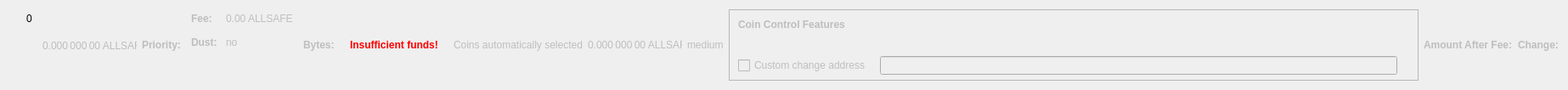
    <widget class="QWidget" name="dummyHideWidget" native="true">
     <property name="maximumSize">
      <size>
       <width>100</width>
       <height>22</height>
      </size>
     </property>
     <layout class="QHBoxLayout" name="dummyHideLayout">
      <item>
       <layout class="QFormLayout" name="formLayoutCoinControl1">
        <property name="horizontalSpacing">
         <number>10</number>
        </property>
        <property name="verticalSpacing">
         <number>14</number>
        </property>
        <property name="leftMargin">
         <number>10</number>
        </property>
        <property name="topMargin">
         <number>4</number>
        </property>
        <property name="rightMargin">
         <number>6</number>
        </property>
        <item row="0" column="1">
         <widget class="QLabel" name="labelCoinControlBytes">
          <property name="cursor">
           <cursorShape>IBeamCursor</cursorShape>
          </property>
          <property name="contextMenuPolicy">
           <enum>Qt::ActionsContextMenu</enum>
          </property>
          <property name="text">
           <string notr="true">0</string>
          </property>
          <property name="textInteractionFlags">
           <set>Qt::LinksAccessibleByMouse|Qt::TextSelectableByKeyboard|Qt::TextSelectableByMouse</set>
          </property>
         </widget>
        </item>
       </layout>
      </item>
      <item>
       <widget class="QLabel" name="labelCoinControlAfterFee">
        <property name="enabled">
         <bool>false</bool>
        </property>
        <property name="sizePolicy">
         <sizepolicy hsizetype="Fixed" vsizetype="Fixed">
          <horstretch>0</horstretch>
          <verstretch>0</verstretch>
         </sizepolicy>
        </property>
        <property name="minimumSize">
         <size>
          <width>111</width>
          <height>12</height>
         </size>
        </property>
        <property name="maximumSize">
         <size>
          <width>111</width>
          <height>12</height>
         </size>
        </property>
        <property name="cursor">
         <cursorShape>IBeamCursor</cursorShape>
        </property>
        <property name="contextMenuPolicy">
         <enum>Qt::ActionsContextMenu</enum>
        </property>
        <property name="text">
         <string notr="true">0.000 000 00 ALLSAFE</string>
        </property>
        <property name="textInteractionFlags">
         <set>Qt::LinksAccessibleByMouse|Qt::TextSelectableByKeyboard|Qt::TextSelectableByMouse</set>
        </property>
       </widget>
      </item>
      <item>
       <widget class="QLabel" name="labelCoinControlPriorityText">
        <property name="enabled">
         <bool>false</bool>
        </property>
        <property name="font">
         <font>
          <weight>75</weight>
          <bold>true</bold>
         </font>
        </property>
        <property name="text">
         <string>Priority:</string>
        </property>
       </widget>
      </item>
      <item>
       <layout class="QHBoxLayout" name="horizontalLayout"/>
      </item>
      <item>
       <layout class="QFormLayout" name="formLayoutCoinControl3">
        <property name="horizontalSpacing">
         <number>10</number>
        </property>
        <property name="verticalSpacing">
         <number>14</number>
        </property>
        <property name="leftMargin">
         <number>6</number>
        </property>
        <property name="topMargin">
         <number>4</number>
        </property>
        <property name="rightMargin">
         <number>6</number>
        </property>
        <item row="0" column="0">
         <widget class="QLabel" name="labelCoinControlFeeText">
          <property name="enabled">
           <bool>false</bool>
          </property>
          <property name="font">
           <font>
            <weight>75</weight>
            <bold>true</bold>
           </font>
          </property>
          <property name="text">
           <string>Fee:</string>
          </property>
          <property name="margin">
           <number>0</number>
          </property>
         </widget>
        </item>
        <item row="0" column="1">
         <widget class="QLabel" name="labelCoinControlFee">
          <property name="enabled">
           <bool>false</bool>
          </property>
          <property name="cursor">
           <cursorShape>IBeamCursor</cursorShape>
          </property>
          <property name="contextMenuPolicy">
           <enum>Qt::ActionsContextMenu</enum>
          </property>
          <property name="text">
           <string notr="true">0.00 ALLSAFE</string>
          </property>
          <property name="textInteractionFlags">
           <set>Qt::LinksAccessibleByMouse|Qt::TextSelectableByKeyboard|Qt::TextSelectableByMouse</set>
          </property>
         </widget>
        </item>
        <item row="1" column="0">
         <widget class="QLabel" name="labelCoinControlLowOutputText">
          <property name="enabled">
           <bool>false</bool>
          </property>
          <property name="font">
           <font>
            <weight>75</weight>
            <bold>true</bold>
           </font>
          </property>
          <property name="text">
           <string>Dust:</string>
          </property>
         </widget>
        </item>
        <item row="1" column="1">
         <widget class="QLabel" name="labelCoinControlLowOutput">
          <property name="enabled">
           <bool>false</bool>
          </property>
          <property name="cursor">
           <cursorShape>IBeamCursor</cursorShape>
          </property>
          <property name="contextMenuPolicy">
           <enum>Qt::ActionsContextMenu</enum>
          </property>
          <property name="text">
           <string>no</string>
          </property>
          <property name="textInteractionFlags">
           <set>Qt::LinksAccessibleByMouse|Qt::TextSelectableByKeyboard|Qt::TextSelectableByMouse</set>
          </property>
         </widget>
        </item>
       </layout>
      </item>
      <item>
       <widget class="QLabel" name="labelCoinControlBytesText">
        <property name="enabled">
         <bool>false</bool>
        </property>
        <property name="font">
         <font>
          <weight>75</weight>
          <bold>true</bold>
         </font>
        </property>
        <property name="text">
         <string>Bytes:</string>
        </property>
       </widget>
      </item>
      <item>
       <layout class="QFormLayout" name="formLayoutCoinControl2">
        <property name="horizontalSpacing">
         <number>10</number>
        </property>
        <property name="verticalSpacing">
         <number>14</number>
        </property>
        <property name="leftMargin">
         <number>6</number>
        </property>
        <property name="topMargin">
         <number>4</number>
        </property>
        <property name="rightMargin">
         <number>6</number>
        </property>
       </layout>
      </item>
      <item>
       <layout class="QHBoxLayout" name="horizontalLayoutCoinControl2">
        <property name="spacing">
         <number>8</number>
        </property>
        <property name="bottomMargin">
         <number>10</number>
        </property>
       </layout>
      </item>
      <item>
       <widget class="QLabel" name="labelCoinControlInsuffFunds">
        <property name="enabled">
         <bool>false</bool>
        </property>
        <property name="minimumSize">
         <size>
          <width>0</width>
          <height>0</height>
         </size>
        </property>
        <property name="font">
         <font>
          <weight>75</weight>
          <bold>true</bold>
         </font>
        </property>
        <property name="styleSheet">
         <string notr="true">color:red;font-weight:bold;</string>
        </property>
        <property name="text">
         <string>Insufficient funds!</string>
        </property>
        <property name="margin">
         <number>5</number>
        </property>
       </widget>
      </item>
      <item>
       <layout class="QFormLayout" name="formLayoutCoinControl4">
        <property name="horizontalSpacing">
         <number>10</number>
        </property>
        <property name="verticalSpacing">
         <number>14</number>
        </property>
        <property name="leftMargin">
         <number>6</number>
        </property>
        <property name="topMargin">
         <number>4</number>
        </property>
        <property name="rightMargin">
         <number>6</number>
        </property>
       </layout>
      </item>
      <item>
       <widget class="QLabel" name="labelCoinControlAutomaticallySelected">
        <property name="enabled">
         <bool>false</bool>
        </property>
        <property name="sizePolicy">
         <sizepolicy hsizetype="Fixed" vsizetype="Fixed">
          <horstretch>0</horstretch>
          <verstretch>0</verstretch>
         </sizepolicy>
        </property>
        <property name="minimumSize">
         <size>
          <width>0</width>
          <height>0</height>
         </size>
        </property>
        <property name="maximumSize">
         <size>
          <width>240</width>
          <height>16777215</height>
         </size>
        </property>
        <property name="text">
         <string>Coins automatically selected</string>
        </property>
        <property name="margin">
         <number>5</number>
        </property>
       </widget>
      </item>
      <item>
       <widget class="QLabel" name="labelCoinControlChange">
        <property name="enabled">
         <bool>false</bool>
        </property>
        <property name="sizePolicy">
         <sizepolicy hsizetype="Fixed" vsizetype="Fixed">
          <horstretch>0</horstretch>
          <verstretch>0</verstretch>
         </sizepolicy>
        </property>
        <property name="minimumSize">
         <size>
          <width>111</width>
          <height>0</height>
         </size>
        </property>
        <property name="maximumSize">
         <size>
          <width>111</width>
          <height>16777215</height>
         </size>
        </property>
        <property name="cursor">
         <cursorShape>IBeamCursor</cursorShape>
        </property>
        <property name="contextMenuPolicy">
         <enum>Qt::ActionsContextMenu</enum>
        </property>
        <property name="text">
         <string notr="true">0.000 000 00 ALLSAFE</string>
        </property>
        <property name="textInteractionFlags">
         <set>Qt::LinksAccessibleByMouse|Qt::TextSelectableByKeyboard|Qt::TextSelectableByMouse</set>
        </property>
       </widget>
      </item>
      <item>
       <widget class="QLabel" name="labelCoinControlPriority">
        <property name="enabled">
         <bool>false</bool>
        </property>
        <property name="cursor">
         <cursorShape>IBeamCursor</cursorShape>
        </property>
        <property name="contextMenuPolicy">
         <enum>Qt::ActionsContextMenu</enum>
        </property>
        <property name="text">
         <string>medium</string>
        </property>
        <property name="textInteractionFlags">
         <set>Qt::LinksAccessibleByMouse|Qt::TextSelectableByKeyboard|Qt::TextSelectableByMouse</set>
        </property>
       </widget>
      </item>
      <item>
       <widget class="QFrame" name="frameCoinControl">
        <property name="sizePolicy">
         <sizepolicy hsizetype="Expanding" vsizetype="Expanding">
          <horstretch>0</horstretch>
          <verstretch>0</verstretch>
         </sizepolicy>
        </property>
        <property name="maximumSize">
         <size>
          <width>16777215</width>
          <height>16777215</height>
         </size>
        </property>
        <property name="frameShape">
         <enum>QFrame::StyledPanel</enum>
        </property>
        <property name="frameShadow">
         <enum>QFrame::Sunken</enum>
        </property>
        <layout class="QVBoxLayout" name="verticalLayoutCoinControl2_2">
         <property name="spacing">
          <number>0</number>
         </property>
         <property name="leftMargin">
          <number>0</number>
         </property>
         <property name="topMargin">
          <number>0</number>
         </property>
         <property name="rightMargin">
          <number>0</number>
         </property>
         <property name="bottomMargin">
          <number>6</number>
         </property>
         <item>
          <layout class="QVBoxLayout" name="verticalLayoutCoinControl" stretch="0,0,0,1">
           <property name="spacing">
            <number>0</number>
           </property>
           <property name="leftMargin">
            <number>10</number>
           </property>
           <property name="topMargin">
            <number>10</number>
           </property>
           <item>
            <layout class="QHBoxLayout" name="horizontalLayoutCoinControl1">
             <property name="bottomMargin">
              <number>15</number>
             </property>
             <item>
              <widget class="QLabel" name="labelCoinControlFeatures">
               <property name="enabled">
                <bool>false</bool>
               </property>
               <property name="sizePolicy">
                <sizepolicy hsizetype="Preferred" vsizetype="Maximum">
                 <horstretch>0</horstretch>
                 <verstretch>0</verstretch>
                </sizepolicy>
               </property>
               <property name="font">
                <font>
                 <weight>75</weight>
                 <bold>true</bold>
                </font>
               </property>
               <property name="styleSheet">
                <string notr="true">font-weight:bold;</string>
               </property>
               <property name="text">
                <string>Coin Control Features</string>
               </property>
              </widget>
             </item>
            </layout>
           </item>
           <item>
            <widget class="QWidget" name="widgetCoinControl" native="true">
             <property name="sizePolicy">
              <sizepolicy hsizetype="Preferred" vsizetype="Preferred">
               <horstretch>0</horstretch>
               <verstretch>0</verstretch>
              </sizepolicy>
             </property>
             <property name="minimumSize">
              <size>
               <width>0</width>
               <height>0</height>
              </size>
             </property>
             <property name="styleSheet">
              <string notr="true"/>
             </property>
             <layout class="QHBoxLayout" name="horizontalLayoutCoinControl5_2">
              <property name="leftMargin">
               <number>0</number>
              </property>
              <property name="topMargin">
               <number>0</number>
              </property>
              <property name="rightMargin">
               <number>0</number>
              </property>
              <property name="bottomMargin">
               <number>0</number>
              </property>
              <item>
               <layout class="QHBoxLayout" name="horizontalLayoutCoinControl3">
                <property name="spacing">
                 <number>20</number>
                </property>
                <property name="topMargin">
                 <number>0</number>
                </property>
                <property name="bottomMargin">
                 <number>10</number>
                </property>
               </layout>
              </item>
             </layout>
            </widget>
           </item>
           <item>
            <layout class="QHBoxLayout" name="horizontalLayoutCoinControl4" stretch="0,0,0">
             <property name="spacing">
              <number>12</number>
             </property>
             <property name="sizeConstraint">
              <enum>QLayout::SetDefaultConstraint</enum>
             </property>
             <property name="topMargin">
              <number>5</number>
             </property>
             <property name="rightMargin">
              <number>5</number>
             </property>
             <item>
              <widget class="QCheckBox" name="checkBoxCoinControlChange">
               <property name="enabled">
                <bool>false</bool>
               </property>
               <property name="toolTip">
                <string>If this is activated, but the change address is empty or invalid, change will be sent to a newly generated address.</string>
               </property>
               <property name="text">
                <string>Custom change address</string>
               </property>
              </widget>
             </item>
             <item>
              <widget class="QValidatedLineEdit" name="lineEditCoinControlChange">
               <property name="enabled">
                <bool>false</bool>
               </property>
               <property name="sizePolicy">
                <sizepolicy hsizetype="Expanding" vsizetype="Fixed">
                 <horstretch>0</horstretch>
                 <verstretch>0</verstretch>
                </sizepolicy>
               </property>
              </widget>
             </item>
             <item>
              <widget class="QLabel" name="labelCoinControlChangeLabel_2">
               <property name="sizePolicy">
                <sizepolicy hsizetype="Preferred" vsizetype="Expanding">
                 <horstretch>0</horstretch>
                 <verstretch>0</verstretch>
                </sizepolicy>
               </property>
               <property name="minimumSize">
                <size>
                 <width>0</width>
                 <height>0</height>
                </size>
               </property>
               <property name="text">
                <string/>
               </property>
               <property name="margin">
                <number>3</number>
               </property>
              </widget>
             </item>
            </layout>
           </item>
           <item>
            <spacer name="verticalSpacerCoinControl">
             <property name="orientation">
              <enum>Qt::Vertical</enum>
             </property>
             <property name="sizeHint" stdset="0">
              <size>
               <width>800</width>
               <height>1</height>
              </size>
             </property>
            </spacer>
           </item>
          </layout>
         </item>
        </layout>
       </widget>
      </item>
      <item>
       <widget class="QLabel" name="labelCoinControlAfterFeeText">
        <property name="enabled">
         <bool>false</bool>
        </property>
        <property name="minimumSize">
         <size>
          <width>0</width>
          <height>0</height>
         </size>
        </property>
        <property name="maximumSize">
         <size>
          <width>16777215</width>
          <height>16777215</height>
         </size>
        </property>
        <property name="font">
         <font>
          <weight>75</weight>
          <bold>true</bold>
         </font>
        </property>
        <property name="text">
         <string>Amount After Fee:</string>
        </property>
        <property name="alignment">
         <set>Qt::AlignLeading|Qt::AlignLeft|Qt::AlignVCenter</set>
        </property>
        <property name="margin">
         <number>0</number>
        </property>
       </widget>
      </item>
      <item>
       <widget class="QLabel" name="labelCoinControlChangeText">
        <property name="enabled">
         <bool>false</bool>
        </property>
        <property name="sizePolicy">
         <sizepolicy hsizetype="Preferred" vsizetype="Preferred">
          <horstretch>0</horstretch>
          <verstretch>0</verstretch>
         </sizepolicy>
        </property>
        <property name="minimumSize">
         <size>
          <width>0</width>
          <height>0</height>
         </size>
        </property>
        <property name="maximumSize">
         <size>
          <width>16777215</width>
          <height>16777215</height>
         </size>
        </property>
        <property name="font">
         <font>
          <weight>75</weight>
          <bold>true</bold>
         </font>
        </property>
        <property name="text">
         <string>Change:</string>
        </property>
        <property name="alignment">
         <set>Qt::AlignLeading|Qt::AlignLeft|Qt::AlignVCenter</set>
        </property>
       </widget>
      </item>
     </layout>
    </widget>
